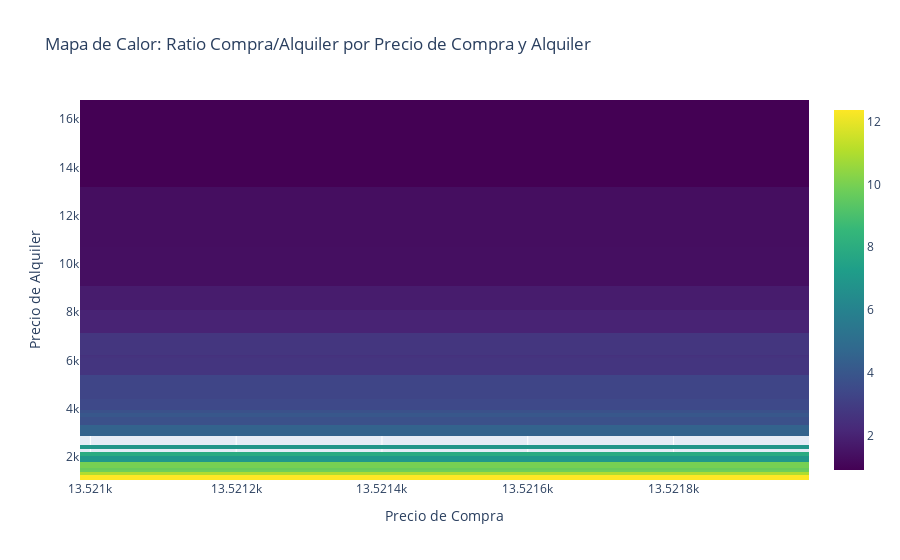

Write notebook code for a chart like this one.
### Code cell
import plotly.graph_objects as go

fig_heatmap = go.Figure(data=go.Heatmap(
    z=segmentacion['Ratio Compra/Alquiler'],
    x=segmentacion['Precio_compra'],
    y=segmentacion['Precio_alquiler'],
    colorscale='Viridis'
))

fig_heatmap.update_layout(
    title="Mapa de Calor: Ratio Compra/Alquiler por Precio de Compra y Alquiler",
    xaxis_title="Precio de Compra",
    yaxis_title="Precio de Alquiler"
)
fig_heatmap.show()

### Figure 1 — Plotly figure (JSON) as saved in the notebook; plotly's stock layout.template omitted (floating-point values rounded to 4 significant figures)
{"data": [{"colorscale": [[0, "#440154"], [0.1111, "#482878"], [0.2222, "#3e4989"], [0.3333, "#31688e"], [0.4444, "#26828e"], [0.5556, "#1f9e89"], [0.6667, "#35b779"], [0.7778, "#6ece58"], [0.8889, "#b5de2b"], [1, "#fde725"]], "type": "heatmap", "x": [13520.0, 13520.0, 13520.0, 13520.0, 13520.0, 13520.0, 13520.0, 13520.0, 13520.0, 13520.0, 13520.0, 13520.0, 13520.0, 13520.0, 13520.0, 13520.0, 13520.0, 13520.0, 13520.0, 13520.0, 13520.0, 13520.0, 13520.0, 13520.0, 13520.0, 13520.0, 13520.0, 13520.0, 13520.0, 13520.0], "y": [2303.0, 2708.0, 2600, 1146.0, 1412.0, 1356.0, 1624.0, 1375, 1443.0, 1444.0, 2091.0, 1941, 2370.0, 3000, 3685.0, 3783.0, 3826.0, 3658.0, 4050, 4750, 6295, 6025, 6158.0, 6189.0, 7950, 8200, 10000, 10000, 11400, 15000], "z": [null, null, null, 12.37, 11.06, 10.98, 9.961, 9.834, 9.82, 9.654, 7.912, 7.014, 6.919, 4.507, 4.037, 4.036, 3.791, 3.784, 3.457, 3.294, 2.731, 2.678, 2.593, 2.541, 2.025, 1.788, 1.352, 1.352, 1.317, 0.9014]}], "layout": {"title": {"text": "Mapa de Calor: Ratio Compra/Alquiler por Precio de Compra y Alquiler"}, "xaxis": {"title": {"text": "Precio de Compra"}}, "yaxis": {"title": {"text": "Precio de Alquiler"}}}}
